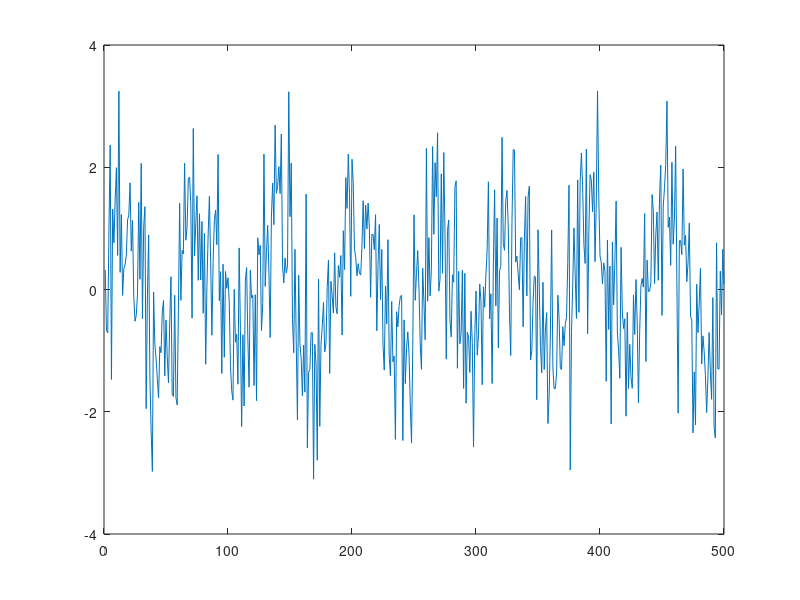

The MATLAB script that drew this image: (Note: this script raises an error after producing the figure.)
L = 500;
n = 1:L;
w = 0.1;
S = sin(w*n);
m = 1;
xi = m*randn(L,1);
Spxi = S+xi';
axes('FontSize',18);
plot(Spxi);
label('',18,'n','y',18)
figure
plotacf(Spxi,1,L,1);
